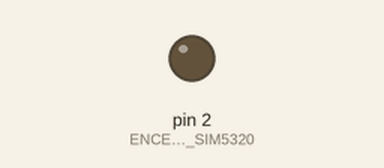
The sketch below on a simulated Arduino Uno, built with avr-gcc and run on an emulated ATmega328P. Shown: output pins drawn as LEDs (lit = HIGH). The modem accepts every AT command (registered, SIM ready, sends succeed) and sends nothing else.

Above: at 47.9 s.
At 61.9 s:
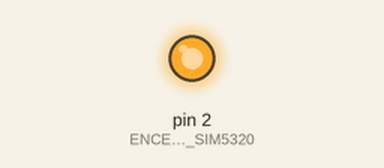
Timing chart, 0 to 98.5 s (numbered marks = the images above):
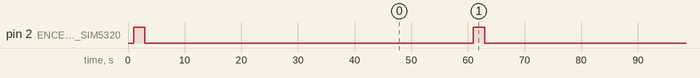

The sketch:

PUXI_TX.ino
```cpp
#include <SoftwareSerial.h> //


SoftwareSerial SIM5320(9,15); // RX, TX


byte  INIT_EEPROM;
long int    Puxitron=0;
int    INT_TIMER16;
char   WEB_TIEMPO[6];
String TIEMPO_INT;
String IMEI;

String GPS_JSON;

///////////////////////////////////////////////////////////////////////////////////////////////////////////////////////////
int long acumulador=0;
int long SUMA=0;
float    PROM=0;                                            //ADC REGISTROS Y PROMEDIO
float    INTER=0;
///////////////////////////////////////////////////////////////////////////////////////////////////////////////////////////
 int     X=0;
 int     I;
 int     D;
 int     P;                                          //REGISTROS DEL SERIAL
 int     Z;
 int     COPY;
 int     COPY_TIME;
 int     ZZ;
 char    BUFFER_USART;
 char    BUFFER_USART2[150];
 char    TIME_BUFFER[150];
 int     FLAG;
 int     FREQ_CHECK;
////////////////////////////////////////////////////////////////////////////
void setup() {

  delay(1000);
////////////////////////////////////////////////////////////////////////////
  SREG    =0x80;                                    //INT GLOBAL SOLO ACTIVA LA DEL UART
  UCSR0B  =0x98;                                    //ACTIVA TX Y RX A SI COM LA INT DEL RX
  UCSR0C  =0x06;                                    //CONFIGURAMOS A 8BITS DE DATOS SERIAL
  UBRR0H  =0x00;                                    //VALOR QUE SE LE CARGA AL REGISTRO HIGH 0
  UBRR0L  =0x67;                                    //VALOR QUE SE LE CARGA AL REGISTRO LOW 0x67 QUE ES IGUAL A 103 PARA 9600
//////////////////////////////////////////////////////////////////////////////
 SIM5320.begin(9600);

  pinMode(2, OUTPUT);                              //ENCENDIDO DEL SIM5320

////////////////////////////////////////

  SIM900_ON(); //ENCIENDO EL SIM
  delay(5000);
  SETUP_SIM5320();
}


void loop() {

GPS();
WEB();

}
///////////////////////////////////////////////////////////////////////////
ISR (USART_RX_vect)
{
    X++;
    BUFFER_USART = UDR0;                // LEE EL BUFFER RX

    if(COPY!=0&&X>I+2&&X<D+4){
    Z++;
    BUFFER_USART2[Z]= BUFFER_USART;

                                   }

    if(FREQ_CHECK!=0&&BUFFER_USART == '$'){
      FLAG=1;
                                                   }

                    if(COPY_TIME!=0&&FLAG!=0){
                      ZZ++;
                          TIME_BUFFER[ZZ]= BUFFER_USART;
                                          if(TIME_BUFFER[ZZ] == '*'){
                                            COPY_TIME=0;
                                              FLAG=0;
                                                ZZ=-1;
                                                 FREQ_CHECK=0;
                                                                       }
                                                                               }

}
////////////////////////////////////////////////////////////////////////


 /////////////////////////////////////////////////////////////////////////////////////////////////////////////////////////
void WEB()                                  //
{

int x=0;
int LONG_JSON=36;
int SEND=153+14;

  //SIM5320.println("AT+CBC");          //VOLTAJE BATERIA
  //delay(500);


  //SIM5320.println("AT+CSQ");          //CALIDAD DE CONSULTA DE SEÑAL
  //delay(500);

  while (x<6) {
  COPIA_BUFFER(1,140);
  SIM5320.println("AT+CIPOPEN=0,\"TCP\",\"taxiup.herokuapp.com\",80");  //vtechph.herokuapp.com
  delay(5000);
  LIMPIA_BUFFER();
  x++;


                                                           if (x == 5) {
                                                           SIM900_ON();
                                                           delay(2000);

                                                                                                             }//IF

                                                            if (strcasestr(BUFFER_USART2,"+CIPOPEN: 0,0")) {
                                                            break;
                                                                                                              }//IF

                                                            //if (strcasestr(BUFFER_USART2,"+CIPOPEN: 0,4")) {
                                                            ///break;
                                                            //                                                  }//IF


                                                                      } //WHILE


   LONG_JSON+=GPS_JSON.length();
   SEND+=GPS_JSON.length();                              //CALCULA LA LONGITUD DE LO QUE VA ENVIAR DESPUES DEL PROMPT(SEND)

   SIM5320.print("AT+CIPSEND=0,");  //
   delay(100);
   SIM5320.println(SEND);  //
   delay(1000);
///////////////////////////////////////////////////////////////////////////////////////////////////////////////////////////
   SIM5320.println(F("POST /tracks/ HTTP/1.1"));
   delay(50);
   SIM5320.println(F("Content-Type: application/json"));
   delay(50);
   SIM5320.println(F("Host: taxiup.herokuapp.com"));
   delay(50);
   SIM5320.println(F("Connection: keep-alive"));
   delay(50);
   SIM5320.print(F("Content-Length:"));
   delay(50);
   SIM5320.println(LONG_JSON);
   delay(50);
   SIM5320.println("");
///////////////////////////////////////////////////////////////
   SIM5320.print(F("{\"Imei\":\""));
   delay(50);
   SIM5320.print(IMEI);
   delay(50);
   SIM5320.print(F("\",\"nmea\":\""));
   delay(50);
   SIM5320.print(GPS_JSON);
   delay(50);
   SIM5320.println(F("\"}"));
   delay(50);
   SIM5320.write(0x1A);
   delay(8000);
   //{"Imei":"012813006323523","nmea":""}                         //36 base json

//////////////////////////////////////////////////////////////
   SIM5320.println(F("AT+CIPCLOSE=0"));
   delay(2000);

 }

void SIM900_ON()                                  //
{
  digitalWrite(2, HIGH);
  delay(2000);//                                     //ENCIENDE EL SIM5320
  digitalWrite(2, LOW);
  delay(2000);
 }
////////////////////
void GPS() {

   TIME_JSON();
   SIM5320.println(F("AT+CGPSINFOCFG=1,1"));
    delay(666);
      GPS_JSON=TIME_BUFFER;
          //delay(10000);
            SIM5320.println(F("AT+CGPSINFOCFG=0,1"));


}


////////////////////////////////////////////////////////////
void COPIA_BUFFER(int P,int W)                       // FUNCION QUE LIMPIA TODO EL STRING QUE GUARDA LAS VARIABLES DE RX
{
  //K=0;
  COPY=1;
    X=0;
      Z=-1;
      for (int i=0; i<99;i++)
        {BUFFER_USART2[i]=NULL;}                  //CADA POSICION DEL STRING LE PONE CARACTER NULL 00
          I=P;
            D=W;
 //return K;
}

void LIMPIA_BUFFER()                          // FUNCION QUE LIMPIA TODO EL STRING QUE GUARDA LAS VARIABLES DE RX
{
  COPY=0;
    X=0;
      Z=0;
        I=0;
          D=0;
}

void TIME_JSON()                              // FUNCION QUE LIMPIA TODO EL STRING QUE GUARDA LAS VARIABLES DE RX
{
  COPY_TIME=1;
      ZZ=-1;
       FREQ_CHECK=1;

}
/////////////////////////////////////////////////////////////////////////////
void SETUP_SIM5320()                       // FUNCION QUE LIMPIA TODO EL STRING QUE GUARDA LAS VARIABLES DE RX
{

  SIM5320.println(F("AT+CFUN=1"));    //
  delay(250);

  SIM5320.println(F("AT+CVAUXV=61"));    //GPS APGADO PARA NO GASTAR PILA
  delay(250);

  SIM5320.println(F("AT+CGPSCOLD"));    //GPS APGADO PARA NO GASTAR PILA
  delay(500);

  SIM5320.println(F("AT+CNBP=0x0000000004000000"));  //3G EN 850MHZ EN TELCEL
  delay(500);

  SIM5320.println(F("AT+CNMP=2"));  //
  delay(250);

  //SIM5320.println(F("AT+IPREX=9600"));  //
  //delay(4000);

  //SIM5320.println(F("AT+CIPTIMEOUT=30000,30000,30000"));  //PREGUNTO LA CALIDAD DE LA SEÑAL
  //delay(500);

  delay(10000);
  SIM5320.println(F("AT+CSQ"));  //PREGUNTO LA CALIDAD DE LA SEÑAL
  delay(250);

  SIM5320.println(F("AT+CREG?"));  //REGISTRO DE RED, ME TIENE QUE DAR UN 1
  delay(250);

  SIM5320.println(F("AT+COPS?"));  //SELECCION DE OPERADOR
  delay(250);
  //////////////////////////////////
  //SIM5320.println(F("AT+CGSOCKCONT=1,\"IP\",\"internet.itelcel.com\""));  //DEFINO EL ENCHUFE QUE EN ESTE CASO ES TELCEL
  //delay(4000);

  SIM5320.println(F("AT+CGSOCKCONT=1,\"IP\",\"internet.itelcel.com\""));  //DEFINO EL ENCHUFE QUE EN ESTE CASO ES TELCEL
  delay(250);

  SIM5320.println(F("AT+CNSMOD?")); //MUESTRA EL TIPO DE RED EN EL QUE ENTRO EL SISTEMA
  delay(250);

  SIM5320.println(F("AT+CSOCKSETPN=1")); //ACTIVA EL PDP
  delay(250);

  SIM5320.println(F("AT+CIPMODE=0"));  //MODO TRANSPARENTE, EN ESTE CASO ES MODO NO TRANSPARENTE
  delay(250);

  SIM5320.println(F("AT+CNBP?"));  //ESTADO DE BANDA DE PREFERENCIA
  delay(250);

  SIM5320.println(F("AT+NETOPEN")); //ACTIVE PDP CONTEXT PROFILE NUMBER
  delay(10000);

  SIM5320.println(F("AT+IPADDR"));  //CONSULTA LA DIRECCION IP LOCAL
  delay(500);


   COPIA_BUFFER(8,22);
   SIM5320.println(F("AT+CGSN"));  //IMEI
   delay(500);
   LIMPIA_BUFFER();
   IMEI=BUFFER_USART2;

}
```

Measured:
- by itself, pin 2 (ENCENDIDO_DEL_SIM5320): goes LOW 57.9 s, HIGH 2.0 s, LOW 46.8 s, HIGH 2.0 s, then LOW
